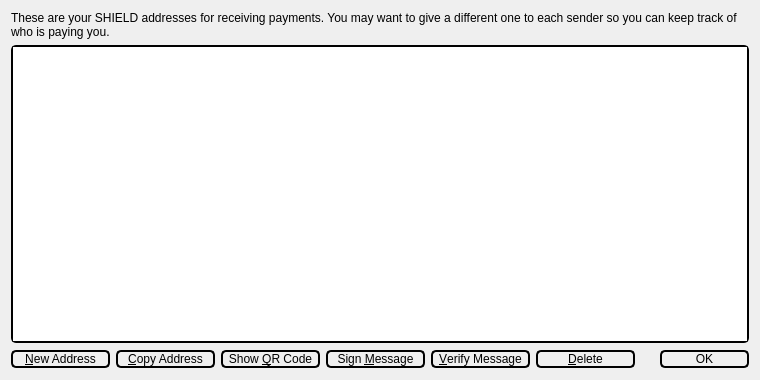
<?xml version="1.0" encoding="UTF-8"?>
<ui version="4.0">
 <class>AddressBookPage</class>
 <widget class="QWidget" name="AddressBookPage">
  <property name="geometry">
   <rect>
    <x>0</x>
    <y>0</y>
    <width>760</width>
    <height>380</height>
   </rect>
  </property>
  <property name="windowTitle">
   <string>Address Book</string>
  </property>
  <layout class="QVBoxLayout" name="verticalLayout">
   <item>
    <widget class="QLabel" name="labelExplanation">
     <property name="text">
      <string>These are your SHIELD addresses for receiving payments. You may want to give a different one to each sender so you can keep track of who is paying you.</string>
     </property>
     <property name="textFormat">
      <enum>Qt::PlainText</enum>
     </property>
     <property name="wordWrap">
      <bool>true</bool>
     </property>
    </widget>
   </item>
   <item>
    <widget class="QTableView" name="tableView">
     <property name="contextMenuPolicy">
      <enum>Qt::CustomContextMenu</enum>
     </property>
     <property name="toolTip">
      <string>Double-click to edit address or label</string>
     </property>
     <property name="styleSheet">
      <string notr="true">
border-top-left-radius: 5px;
border-top-right-radius: 5px;
border-bottom-left-radius: 5px;
border-bottom-right-radius: 5px;
border: 2px solid #000000;</string>
     </property>
     <property name="tabKeyNavigation">
      <bool>false</bool>
     </property>
     <property name="alternatingRowColors">
      <bool>true</bool>
     </property>
     <property name="selectionMode">
      <enum>QAbstractItemView::SingleSelection</enum>
     </property>
     <property name="selectionBehavior">
      <enum>QAbstractItemView::SelectRows</enum>
     </property>
     <property name="sortingEnabled">
      <bool>true</bool>
     </property>
     <attribute name="verticalHeaderVisible">
      <bool>false</bool>
     </attribute>
    </widget>
   </item>
   <item>
    <layout class="QHBoxLayout" name="horizontalLayout">
     <item>
      <widget class="QPushButton" name="newAddressButton">
       <property name="toolTip">
        <string>Create a new address</string>
       </property>
       <property name="styleSheet">
        <string notr="true">border-top-left-radius: 5px;
border-top-right-radius: 5px;
border-bottom-left-radius: 5px;
border-bottom-right-radius: 5px;
border: 2px solid #000000;
min-width: 95px;
max-width: 95px;</string>
       </property>
       <property name="text">
        <string>&amp;New Address</string>
       </property>
       <property name="icon">
        <iconset resource="../bitcoin.qrc">
         <normaloff>:/icons/add</normaloff>:/icons/add</iconset>
       </property>
      </widget>
     </item>
     <item>
      <widget class="QPushButton" name="copyToClipboard">
       <property name="toolTip">
        <string>Copy the currently selected address to the system clipboard</string>
       </property>
       <property name="styleSheet">
        <string notr="true">border-top-left-radius: 5px;
border-top-right-radius: 5px;
border-bottom-left-radius: 5px;
border-bottom-right-radius: 5px;
border: 2px solid #000000;
min-width: 95px;
max-width: 95px;</string>
       </property>
       <property name="text">
        <string>&amp;Copy Address</string>
       </property>
       <property name="icon">
        <iconset resource="../bitcoin.qrc">
         <normaloff>:/icons/editcopy</normaloff>:/icons/editcopy</iconset>
       </property>
      </widget>
     </item>
     <item>
      <widget class="QPushButton" name="showQRCode">
       <property name="styleSheet">
        <string notr="true">border-top-left-radius: 5px;
border-top-right-radius: 5px;
border-bottom-left-radius: 5px;
border-bottom-right-radius: 5px;
border: 2px solid #000000;
min-width: 95px;
max-width: 95px;</string>
       </property>
       <property name="text">
        <string>Show &amp;QR Code</string>
       </property>
       <property name="icon">
        <iconset resource="../bitcoin.qrc">
         <normaloff>:/icons/qrcode</normaloff>:/icons/qrcode</iconset>
       </property>
      </widget>
     </item>
     <item>
      <widget class="QPushButton" name="signMessage">
       <property name="toolTip">
        <string>Sign a message to prove you own a SHIELD address</string>
       </property>
       <property name="styleSheet">
        <string notr="true">border-top-left-radius: 5px;
border-top-right-radius: 5px;
border-bottom-left-radius: 5px;
border-bottom-right-radius: 5px;
border: 2px solid #000000;
min-width: 95px;
max-width: 95px;</string>
       </property>
       <property name="text">
        <string>Sign &amp;Message</string>
       </property>
       <property name="icon">
        <iconset resource="../bitcoin.qrc">
         <normaloff>:/icons/edit</normaloff>:/icons/edit</iconset>
       </property>
      </widget>
     </item>
     <item>
      <widget class="QPushButton" name="verifyMessage">
       <property name="toolTip">
        <string>Verify a message to ensure it was signed with a specified SHIELD address</string>
       </property>
       <property name="styleSheet">
        <string notr="true">border-top-left-radius: 5px;
border-top-right-radius: 5px;
border-bottom-left-radius: 5px;
border-bottom-right-radius: 5px;
border: 2px solid #000000;
min-width: 95px;
max-width: 95px;</string>
       </property>
       <property name="text">
        <string>&amp;Verify Message</string>
       </property>
       <property name="icon">
        <iconset resource="../bitcoin.qrc">
         <normaloff>:/icons/transaction_0</normaloff>:/icons/transaction_0</iconset>
       </property>
      </widget>
     </item>
     <item>
      <widget class="QPushButton" name="deleteButton">
       <property name="toolTip">
        <string>Delete the currently selected address from the list</string>
       </property>
       <property name="styleSheet">
        <string notr="true">border-top-left-radius: 5px;
border-top-right-radius: 5px;
border-bottom-left-radius: 5px;
border-bottom-right-radius: 5px;
border: 2px solid #000000;
min-width: 95px;
max-width: 95px;</string>
       </property>
       <property name="text">
        <string>&amp;Delete</string>
       </property>
       <property name="icon">
        <iconset resource="../bitcoin.qrc">
         <normaloff>:/icons/remove</normaloff>:/icons/remove</iconset>
       </property>
      </widget>
     </item>
     <item>
      <spacer name="horizontalSpacer">
       <property name="orientation">
        <enum>Qt::Horizontal</enum>
       </property>
       <property name="sizeHint" stdset="0">
        <size>
         <width>40</width>
         <height>20</height>
        </size>
       </property>
      </spacer>
     </item>
     <item>
      <widget class="QDialogButtonBox" name="buttonBox">
       <property name="sizePolicy">
        <sizepolicy hsizetype="Maximum" vsizetype="Fixed">
         <horstretch>0</horstretch>
         <verstretch>0</verstretch>
        </sizepolicy>
       </property>
       <property name="styleSheet">
        <string notr="true">border-top-left-radius: 5px;
border-top-right-radius: 5px;
border-bottom-left-radius: 5px;
border-bottom-right-radius: 5px;
border: 2px solid #000000;
min-width: 85px;
max-width: 85px;</string>
       </property>
       <property name="standardButtons">
        <set>QDialogButtonBox::Ok</set>
       </property>
      </widget>
     </item>
    </layout>
   </item>
  </layout>
 </widget>
 <resources>
  <include location="../bitcoin.qrc"/>
 </resources>
 <connections/>
</ui>
